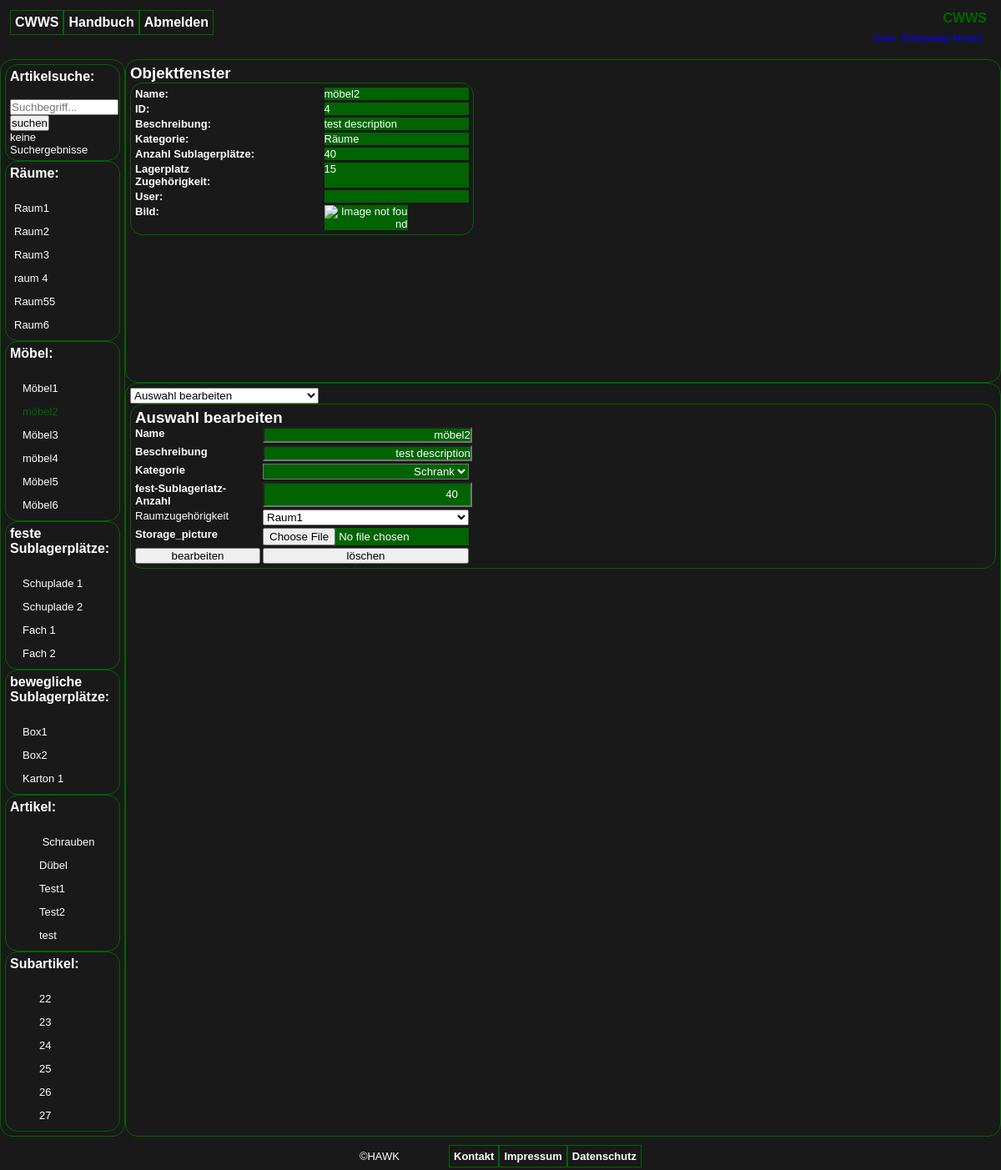
/?substorageid=0004 (signed in), run on the app's committed database.
### tables this page shows
CREATE TABLE `storage_yard` (
  `Storage_id` int(11) NOT NULL,
  `Storage_picture` varchar(255) NOT NULL,
  `User_User_id` int(11) NOT NULL,
  `Format_Format_id` int(11) DEFAULT NULL,
  `Properties_Properties_id` int(11) NOT NULL,
  `Usage_statistics_idUsage_statistics` int(11) DEFAULT NULL
);

CREATE TABLE `properties` (
  `Properties_id` int(11) NOT NULL,
  `Properties_name` varchar(45) NOT NULL,
  `Properties_description` varchar(45) DEFAULT NULL
);

CREATE TABLE `substorage_yard` (
  `Substorage_id` int(11) NOT NULL,
  `Substorage_quantity` int(11) NOT NULL,
  `Substorage_category` varchar(45) NOT NULL,
  `Substorage_yard_picture` varchar(255) DEFAULT NULL,
  `Storage_yard_Storage_id` int(11) NOT NULL,
  `Properties_Properties_id` int(11) NOT NULL,
  `User_User_id` int(11) NOT NULL
);

CREATE TABLE `substorage_yard_fixed` (
  `Substorage_fixed_id` int(11) NOT NULL,
  `Substorage_fixed_category` varchar(45) NOT NULL,
  `Format_Format_id` int(11) NOT NULL,
  `Articel_Articel_id` int(11) DEFAULT NULL,
  `Substorage_yard_Substorage_id` int(11) NOT NULL,
  `Properties_Properties_id` int(11) NOT NULL,
  `Substorage_fixed_picture` varchar(255) NOT NULL,
  `User_User_id` int(11) NOT NULL
);

CREATE TABLE `substorage_yard_mobile` (
  `Substorage_mobile_id` int(11) NOT NULL,
  `Substorage_mobile_cover` varchar(255) DEFAULT NULL,
  `Substorage_yard_mobile_binding` tinyint(1) DEFAULT NULL,
  `Substorage_mobile_category` varchar(45) DEFAULT NULL,
  `Substorage_yard_mobile_Substorage_mobile_id` int(11) DEFAULT NULL,
  `Format_Format_id` int(11) DEFAULT NULL,
  `Articel_Articel_id` int(11) DEFAULT NULL,
  `Substorage_yard_fixed_Substorage_fixed_id` int(11) DEFAULT NULL,
  `Properties_Properties_id` int(11) DEFAULT NULL,
  `Substorage_mobile_picture` varchar(255) DEFAULT NULL,
  `User_User_id` int(11) NOT NULL
);

CREATE TABLE `articel` (
  `Articel_id` int(11) NOT NULL,
  `Articel_expiry` date DEFAULT NULL,
  `Articel_picture` blob DEFAULT NULL,
  `Articel_rotatable` tinyint(1) DEFAULT NULL,
  `Articel_stackable` tinyint(1) DEFAULT NULL,
  `Articel_binding` tinyint(1) DEFAULT NULL,
  `Articel_extracted` tinyint(1) DEFAULT NULL,
  `Articel_time_of_storage` date DEFAULT NULL,
  `Articel_group_Articel_group_id` int(11) DEFAULT NULL,
  `Usage_statistics_idUsage_statistics` int(11) DEFAULT NULL,
  `Properties_Properties_id` int(11) DEFAULT NULL,
  `Format_Format_id` int(11) DEFAULT NULL,
  `aliase` varchar(255) DEFAULT NULL,
  `Substorage_yard_Substorage_mobile_id` int(11) DEFAULT NULL,
  `User_User_id` int(11) NOT NULL
);

CREATE TABLE `subarticel` (
  `Subarticel_id` int(11) NOT NULL,
  `Subarticel_quantity` int(11) DEFAULT NULL,
  `Articel_Articel_id` int(11) NOT NULL
);

### PHP/functions.inc.php (called while the page is built, shortened)
<?php
    function getstorages(){
        $sql = "SELECT *, properties.Properties_name as Storage_name, properties.Properties_description as Storage_description  FROM storage_yard, properties WHERE storage_yard.Properties_Properties_id = properties.Properties_id;";
        $Storages = getDatas($sql);
        return $Storages;
    }
    function getsubstorages(){
        $sql = "SELECT *, properties.Properties_name as Substorage_name, properties.Properties_description as Substorage_description  FROM substorage_yard, properties WHERE substorage_yard.Properties_Properties_id = properties.Properties_id;";
        $Substorages = getDatas($sql);
        return $Substorages;
    }
    function getarticles(){
        $sql = "SELECT *, properties.Properties_name as articel_name, properties.Properties_description as articel_description  FROM articel, properties WHERE articel.Properties_Properties_id = properties.Properties_id;";
        $articles = getDatas($sql);
        return $articles;
    }
    function getmobilesubstorages(){
        $sql = "SELECT *, properties.Properties_name as Substorage_mobile_name, properties.Properties_description as Substorage_mobile_description  FROM substorage_yard_mobile, properties WHERE substorage_yard_mobile.Properties_Properties_id = properties.Properties_id;";
        $Storages = getDatas($sql);
        return $Storages;
    }
    function getfixedsubstorages(){
        $sql = "SELECT *, properties.Properties_name as Substorage_fixed_name, properties.Properties_description as Substorage_fixed_description  FROM substorage_yard_fixed, properties WHERE substorage_yard_fixed.Properties_Properties_id = properties.Properties_id;";
        $Storages = getDatas($sql);
        return $Storages;
    }
    function getsubarticles(){
        $sql = "SELECT * FROM subarticel;";
        $subarticles = getDatas($sql);
        return $subarticles;
    }
?>

### PHP/helpers.inc.php (called while the page is built, shortened)
<?php
    $dbName   = 'db_cwws';
    $host     = 'localhost';
    $userName = 'root';
    $password = '';
    try {
     global $dbName, $host, $userName, $password;
       $dsn = "mysql:local=" . $host . "; dbname=" . $dbName;
       $pdo = new PDO($dsn, $userName, $password);
    } catch (PDOException $ex) {
       die('Erreur : ' . $ex->getMessage());
    }
    function getDatas($req, $params = [])
    {
        global $pdo;
        $stmt = $pdo->prepare($req);
        $stmt->execute($params);
        $data = $stmt->fetchAll(PDO::FETCH_OBJ);
        return $data;
    }
    function getData($req, $params = [])
    {
        global $pdo;
        $stmt = $pdo->prepare($req);
        $stmt->execute($params);
        $data = $stmt->fetch(PDO::FETCH_OBJ);
        return $data;
    }

### htmlobjects/actionwindow.php (the view, shortened to what this page needs)
<select id="dropdown1" value="bearbeiten">
<option value="bearbeiten">Auswahl bearbeiten</option>
</select>
<div id="bearbeiten" class="actionwindow">
    <div class="mainbox">
        <h3>Auswahl bearbeiten</h3>
        <?php if(isset($_GET['storageid'])): ?>
            <form action="<?= WEBROOT?><?= UV ?>PHP/lagerplatzbearbeiten.inc.php" method="post" enctype="multipart/form-data">
            <input type="hidden" name="Storage_id" value="<?= $object->Storage_id ?>">
                <label class="datenheader" for="Storage_name">Name</label>
                <input class="datenfeld"  type="text" name="Storage_name" value="<?= $object->Storage_name ?>">
                <label class="datenheader" for="Storage_description">Beschreibung</label>
                <input class="datenfeld" type="text" name="Storage_description" value="<?= $object->Storage_description ?>">
                <label class="datenheader" for="Storage_picture">Bild</label>
                <input class="datenfeld" type="file" name="Storage_picture" value="<?= $object->Storage_picture ?>">
                <button type="submit" name="submit">bearbeiten</button>
                <button type="submit" name="delete">löschen</button>
            </form>
        <?php elseif(isset($_GET['substorageid'])):?>
            <form action="<?= WEBROOT?><?= UV ?>PHP/sublagerplatzbearbeiten.inc.php" method="post" enctype="multipart/form-data">
                <label class="datenheader" for="Substorage_name">Name</label>
                <input class="datenfeld"  type="text" name="Substorage_name" value="<?= $object->Substorage_name ?>">
                <label class="datenheader" for="Substorage_description">Beschreibung</label>
                <input class="datenfeld" type="text" name="Substorage_description" value="<?= $object->Substorage_description ?>">
                <label class="datenheader" for="Substorage_category">Kategorie</label>
                <select class="datenfeld" name="Substorage_category" id="Substorage_category">
                    <option <?= "Räume" == $object->Substorage_category ? 'selected' : ''  ?> value="Räume">Schrank</option>
                </select>
                <label class="datenheader" for="Substorage_quantity" >fest-Sublagerlatz-Anzahl</label>
                <input class="datenfeld" id="Substorage_quantity" type="number" min="0" name="Substorage_quantity" value="<?= $object->Substorage_quantity ?>">
                <label for="Storage_yard_Storage_id">Raumzugehörigkeit</label>
                <select name="Storage_yard_Storage_id">
                    <?php foreach ($storages=getstorages() as $key => $storage): ?>
                    <option <?= $storage->Storage_id == $object->Storage_yard_Storage_id ? 'selected' : ''  ?> value="<?= $storage->Storage_id ?>"><?= $storage->Storage_name ?></option>
                    <?php endforeach; ?>
                </select>
                <label class="datenheader" for="Substorage_yard_picture">Storage_picture</label>
                <input class="datenfeld" type="file" name="Substorage_yard_picture">
                <button type="submit" name="submit">bearbeiten</button>
                <button type="submit" name="delete">löschen</button>
            </form>
        <?php else:?>
            <p>Kein Objekt ist zur Bearbeitung ausgewählt.</p>
        <?php endif?>
    </div>
</div>
</div>

### htmlobjects/explorerwindow.php
<div id="explorer" class="explorer">
    <div class="mainbox" id="searchbox">
        <h3>Artikelsuche:</h3>
        <br>
        <form action="index.php" method="post">
            <input type="text" name="suchbegriff" placeholder="Suchbegriff...">
            <input type="submit" name="suchen" value="suchen">
        </form>
        <?php
           include_once ROOT.'/PHP/search.inc.php';
        ?>
        <?php if(isset($searchresults)):?>
            <?php foreach($searchresults as $key => $searchresult):?>
                <li><a href="?searchid=<?=str_pad($searchresult->Properties_id, 4, 0, STR_PAD_LEFT)?>"><?= $searchresult->Properties_name ?></a></li>
            <?php endforeach?>
        <?php else: ?>
            <p>keine Suchergebnisse</p>
        <?php endif?>
    </div>
    <div class="mainbox">
        <h3>Räume:</h3>
        <?php $Storages = getstorages();?>
        <?php if(!$Storages):?>
            <br>
            <p>keine Lagerplätze gefunden</p>
        <?php  else:?>
            <br>
            <?php foreach ($Storages as $Storag): ?>
                <li><a href="?storageid=<?=str_pad($Storag->Storage_id, 4, 0, STR_PAD_LEFT)?>"><?= $Storag->Storage_name ?></a></li>
            <?php endforeach;?>
        <?php endif;?>
    </div>
    <div class="mainbox">
        <h3>Möbel:</h3>
        <?php $Substorages = getsubstorages();?>
        <?php if(!$Substorages):?>
            <br>
            <p>keine Sublagerplätze gefunden</p>
        <?php else:?>
            <br>
            <?php foreach ($Substorages as $Substorage):?>
                <li ><span class="tab1"></span><a href="?substorageid=<?=str_pad($Substorage->Substorage_id, 4, 0, STR_PAD_LEFT)?>"><?= $Substorage->Substorage_name?></a></li>
            <?php endforeach;?>
        <?php endif;?>
    </div>
    <div class="mainbox">
        <h3>feste Sublagerplätze:</h3>
        <?php $Substorages = getfixedsubstorages();?>
        <?php if(!$Substorages):?>
            <br>
            <p>keine festen Sublagerplätze gefunden</p>
        <?php else:?>
            <br>
            <?php foreach ($Substorages as $Substorage):?>
                <li ><span class="tab1"></span><a href="?substoragefixedid=<?=str_pad($Substorage->Substorage_fixed_id, 4, 0, STR_PAD_LEFT)?>"><?= $Substorage->Substorage_fixed_name?></a></li>
            <?php endforeach;?>
        <?php endif;?>
    </div>
    <div class="mainbox">
        <h3>bewegliche Sublagerplätze:</h3>
        <?php $Substorages = getmobilesubstorages();?>
        <?php if(!$Substorages):?>
            <br>
            <p>keine beweglichen Sublagerplätze gefunden</p>
        <?php else:?>
            <br>
            <?php foreach ($Substorages as $Substorage):?>
                <li ><span class="tab1"></span><a href="?substoragemobileid=<?=str_pad($Substorage->Substorage_mobile_id, 4, 0, STR_PAD_LEFT)?>"><?= $Substorage->Substorage_mobile_name?></a></li>
            <?php endforeach;?>
        <?php endif;?>
    </div>
    <div class="mainbox">
        <h3>Artikel:</h3>
        <?php $articles = getarticles();?>
        <?php if(!$articles):?>
            <br>
            <p>keine Artikel gefunden!</p>
        <?php else:?>
            <br>
            <?php foreach ($articles as $article): ?>
                <li><span class="tab3"></span><a href="?articleid=<?=str_pad($article->Articel_id, 4, 0, STR_PAD_LEFT)?>"><?= $article->articel_name?></a></li>
            <?php endforeach;?>
        <?php endif;?>
    </div>
    <div class="mainbox">
        <h3>Subartikel:</h3>
        <?php $subarticles = getsubarticles();?>
        <?php if(!$subarticles):?>
            <br>
            <p>keine Subartikel gefunden!</p>
        <?php else:?>
            <br>
            <?php foreach ($subarticles as $subarticle): ?>
                <li><span class="tab3"></span><a href="?subarticleid=<?=str_pad($subarticle->Subarticel_id, 4, 0, STR_PAD_LEFT)?>"><?= $subarticle->Subarticel_id?></a></li>
            <?php endforeach;?>
        <?php endif;?>
    </div>
</div>

### htmlobjects/objectwindow.php (shortened to what this page needs)
<h3>Objektfenster</h3>
<div id="objektfenster" class="mainbox">
    <?php if(isset($_GET['storageid'])):?>
        <?php
            $sql = "SELECT *, properties.Properties_name as Storage_name, properties.Properties_description as Storage_description  FROM storage_yard, properties WHERE storage_yard.Properties_Properties_id = properties.Properties_id and Storage_id = '" . $_GET['storageid'] . "'";
            $object = getData($sql);
        ?>
        <p class="datenheader">Name:</p><p class="datenfeld" id="selectedobject"><?=$object->Storage_name?></p>
        <p class="datenheader">Raum_ID:</p><p class="datenfeld"><?=$object->Storage_id?></p>
        <p class="datenheader">Beschreibung:</p><p class="datenfeld"><?=$object->Storage_description?></p>
        <p class="datenheader">User:</p><p class="datenfeld"><?=getUserById($object->User_User_id)?></p>
        <p class="datenheader">User_ID:</p><p class="datenfeld"><?=$object->User_User_id?></p>
        <p class="datenheader">Bild:</p><img class="datenfeld" src="<?= UPLOADS_ROOT . ($object->Storage_picture ?? 'images/storage.png')?>" alt ="Image not found" onerror="this.onerror=null;this.src='<?= UPLOADS_ROOT ?>images/storage.png';">
    <?php elseif(isset($_GET['substorageid'])):?>
        <?php
            $sql = "SELECT *, properties.Properties_name as Substorage_name, properties.Properties_description as Substorage_description  FROM substorage_yard, properties WHERE substorage_yard.Properties_Properties_id = properties.Properties_id and Substorage_id = '" . $_GET['substorageid'] . "'";
            $object = getData($sql);
        ?>
        <p class="datenheader">Name:</p><p class="datenfeld" id="selectedobject"><?=$object->Substorage_name?></p>
        <p class="datenheader">ID:</p><p class="datenfeld"><?=$object->Substorage_id?></p>
        <p class="datenheader">Beschreibung:</p><p class="datenfeld"><?=$object->Substorage_description?></p>
        <p class="datenheader">Kategorie:</p><p class="datenfeld"><?=$object->Substorage_category?></p>
        <p class="datenheader">Anzahl Sublagerplätze:</p><p class="datenfeld"><?=$object->Substorage_quantity?></p>
        <p class="datenheader">Lagerplatz Zugehörigkeit:</p><p class="datenfeld"><?=$object->Storage_yard_Storage_id?></p>
        <p class="datenheader">User:</p><p class="datenfeld"><?=getUserById($object->User_User_id)?></p>
        <p class="datenheader">Bild:</p><img class="datenfeld" src="<?= UPLOADS_ROOT . ($object->Substorage_yard_picture ?? 'images/substorage.png') ?>" alt ="Image not found" onerror="this.onerror=null;this.src='<?= UPLOADS_ROOT ?>images/substorage.png';">
    <?php elseif(isset($_GET['subarticleid'])):?>
        <p>subarticel <?= $_GET['subarticleid'] ?> ausgewählt</p>
    <?php endif?>
</div>

### data on the page
storage_yard: Properties_Properties.Properties_name "Raum1"
storage_yard: Properties_Properties.Properties_name "Raum2"
storage_yard: Properties_Properties.Properties_name "Raum3"
storage_yard: Properties_Properties.Properties_name "raum 4"
storage_yard: Properties_Properties.Properties_name "Raum55"
storage_yard: Properties_Properties.Properties_name "Raum6"
substorage_yard: Properties_Properties.Properties_name "Möbel1"
substorage_yard: Properties_Properties.Properties_name "möbel2", Substorage_id "4", Properties_Properties.Properties_description "test description", Substorage_category "Räume", Substorage_quantity "40", Storage_yard_Storage "15", Substorage_name "möbel2", Substorage_description "test description", Substorage_category "Schrank", Storage_yard_Storage_id "Raum1"
substorage_yard: Properties_Properties.Properties_name "Möbel3"
substorage_yard: Properties_Properties.Properties_name "möbel4"
substorage_yard: Properties_Properties.Properties_name "Möbel5"
substorage_yard: Properties_Properties.Properties_name "Möbel6"
substorage_yard_fixed: Properties_Properties.Properties_name "Schuplade 1"
substorage_yard_fixed: Properties_Properties.Properties_name "Schuplade 2"
substorage_yard_fixed: Properties_Properties.Properties_name "Fach 1"
substorage_yard_fixed: Properties_Properties.Properties_name "Fach 2"
substorage_yard_mobile: Properties_Properties.Properties_name "Box1"
substorage_yard_mobile: Properties_Properties.Properties_name "Box2"
substorage_yard_mobile: Properties_Properties.Properties_name "Karton 1"
articel: Properties_Properties.Properties_name "Schrauben"
articel: Properties_Properties.Properties_name "Dübel"
articel: Properties_Properties.Properties_name "Test1"
articel: Properties_Properties.Properties_name "Test2"
articel: Properties_Properties.Properties_name "test"
subarticel: Subarticel_id "22"
subarticel: Subarticel_id "23"
subarticel: Subarticel_id "24"
subarticel: Subarticel_id "25"
subarticel: Subarticel_id "26"
subarticel: Subarticel_id "27"
